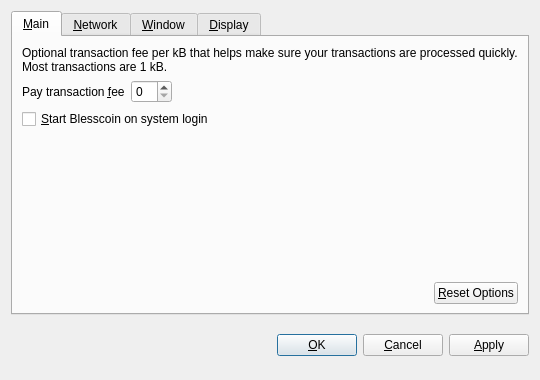
<?xml version="1.0" encoding="UTF-8"?>
<ui version="4.0">
 <class>OptionsDialog</class>
 <widget class="QDialog" name="OptionsDialog">
  <property name="geometry">
   <rect>
    <x>0</x>
    <y>0</y>
    <width>540</width>
    <height>380</height>
   </rect>
  </property>
  <property name="windowTitle">
   <string>Options</string>
  </property>
  <property name="modal">
   <bool>true</bool>
  </property>
  <layout class="QVBoxLayout" name="verticalLayout">
   <item>
    <widget class="QTabWidget" name="tabWidget">
     <property name="tabPosition">
      <enum>QTabWidget::North</enum>
     </property>
     <property name="currentIndex">
      <number>0</number>
     </property>
     <widget class="QWidget" name="tabMain">
      <attribute name="title">
       <string>&amp;Main</string>
      </attribute>
      <layout class="QVBoxLayout" name="verticalLayout_Main">
       <item>
        <widget class="QLabel" name="transactionFeeInfoLabel">
         <property name="text">
          <string>Optional transaction fee per kB that helps make sure your transactions are processed quickly. Most transactions are 1 kB.</string>
         </property>
         <property name="textFormat">
          <enum>Qt::PlainText</enum>
         </property>
         <property name="wordWrap">
          <bool>true</bool>
         </property>
        </widget>
       </item>
       <item>
        <layout class="QHBoxLayout" name="horizontalLayout_1_Main">
         <item>
          <widget class="QLabel" name="transactionFeeLabel">
           <property name="text">
            <string>Pay transaction &amp;fee</string>
           </property>
           <property name="textFormat">
            <enum>Qt::PlainText</enum>
           </property>
           <property name="buddy">
            <cstring>transactionFee</cstring>
           </property>
          </widget>
         </item>
         <item>
          <widget class="BitcoinAmountField" name="transactionFee"/>
         </item>
         <item>
          <spacer name="horizontalSpacer_1_Main">
           <property name="orientation">
            <enum>Qt::Horizontal</enum>
           </property>
           <property name="sizeHint" stdset="0">
            <size>
             <width>40</width>
             <height>20</height>
            </size>
           </property>
          </spacer>
         </item>
        </layout>
       </item>
       <item>
        <widget class="QCheckBox" name="bitcoinAtStartup">
         <property name="toolTip">
          <string>Automatically start Blesscoin after logging in to the system.</string>
         </property>
         <property name="text">
          <string>&amp;Start Blesscoin on system login</string>
         </property>
        </widget>
       </item>
       <item>
        <spacer name="verticalSpacer_Main">
         <property name="orientation">
          <enum>Qt::Vertical</enum>
         </property>
         <property name="sizeHint" stdset="0">
          <size>
           <width>20</width>
           <height>40</height>
          </size>
         </property>
        </spacer>
       </item>
       <item>
        <layout class="QHBoxLayout" name="horizontalLayout_2_Main">
         <item>
          <spacer name="horizontalSpacer_2_Main">
           <property name="orientation">
            <enum>Qt::Horizontal</enum>
           </property>
           <property name="sizeHint" stdset="0">
            <size>
             <width>40</width>
             <height>20</height>
            </size>
           </property>
          </spacer>
         </item>
         <item>
          <widget class="QPushButton" name="resetButton">
           <property name="toolTip">
            <string>Reset all client options to default.</string>
           </property>
           <property name="text">
            <string>&amp;Reset Options</string>
           </property>
           <property name="autoDefault">
            <bool>false</bool>
           </property>
          </widget>
         </item>
        </layout>
       </item>
      </layout>
     </widget>
     <widget class="QWidget" name="tabNetwork">
      <attribute name="title">
       <string>&amp;Network</string>
      </attribute>
      <layout class="QVBoxLayout" name="verticalLayout_Network">
       <item>
        <widget class="QCheckBox" name="mapPortUpnp">
         <property name="toolTip">
          <string>Automatically open the Blesscoin client port on the router. This only works when your router supports UPnP and it is enabled.</string>
         </property>
         <property name="text">
          <string>Map port using &amp;UPnP</string>
         </property>
        </widget>
       </item>
       <item>
        <widget class="QCheckBox" name="connectSocks">
         <property name="toolTip">
          <string>Connect to the Blesscoin network through a SOCKS proxy (e.g. when connecting through Tor).</string>
         </property>
         <property name="text">
          <string>&amp;Connect through SOCKS proxy:</string>
         </property>
        </widget>
       </item>
       <item>
        <layout class="QHBoxLayout" name="horizontalLayout_Network">
         <item>
          <widget class="QLabel" name="proxyIpLabel">
           <property name="text">
            <string>Proxy &amp;IP:</string>
           </property>
           <property name="textFormat">
            <enum>Qt::PlainText</enum>
           </property>
           <property name="buddy">
            <cstring>proxyIp</cstring>
           </property>
          </widget>
         </item>
         <item>
          <widget class="QValidatedLineEdit" name="proxyIp">
           <property name="maximumSize">
            <size>
             <width>140</width>
             <height>16777215</height>
            </size>
           </property>
           <property name="toolTip">
            <string>IP address of the proxy (e.g. 127.0.0.1)</string>
           </property>
          </widget>
         </item>
         <item>
          <widget class="QLabel" name="proxyPortLabel">
           <property name="text">
            <string>&amp;Port:</string>
           </property>
           <property name="textFormat">
            <enum>Qt::PlainText</enum>
           </property>
           <property name="buddy">
            <cstring>proxyPort</cstring>
           </property>
          </widget>
         </item>
         <item>
          <widget class="QLineEdit" name="proxyPort">
           <property name="maximumSize">
            <size>
             <width>55</width>
             <height>16777215</height>
            </size>
           </property>
           <property name="toolTip">
            <string>Port of the proxy (e.g. 9050)</string>
           </property>
          </widget>
         </item>
         <item>
          <widget class="QLabel" name="socksVersionLabel">
           <property name="text">
            <string>SOCKS &amp;Version:</string>
           </property>
           <property name="textFormat">
            <enum>Qt::PlainText</enum>
           </property>
           <property name="buddy">
            <cstring>socksVersion</cstring>
           </property>
          </widget>
         </item>
         <item>
          <widget class="QValueComboBox" name="socksVersion">
           <property name="toolTip">
            <string>SOCKS version of the proxy (e.g. 5)</string>
           </property>
          </widget>
         </item>
         <item>
          <spacer name="horizontalSpacer_Network">
           <property name="orientation">
            <enum>Qt::Horizontal</enum>
           </property>
           <property name="sizeHint" stdset="0">
            <size>
             <width>40</width>
             <height>20</height>
            </size>
           </property>
          </spacer>
         </item>
        </layout>
       </item>
       <item>
        <spacer name="verticalSpacer_Network">
         <property name="orientation">
          <enum>Qt::Vertical</enum>
         </property>
         <property name="sizeHint" stdset="0">
          <size>
           <width>20</width>
           <height>40</height>
          </size>
         </property>
        </spacer>
       </item>
      </layout>
     </widget>
     <widget class="QWidget" name="tabWindow">
      <attribute name="title">
       <string>&amp;Window</string>
      </attribute>
      <layout class="QVBoxLayout" name="verticalLayout_Window">
       <item>
        <widget class="QCheckBox" name="minimizeToTray">
         <property name="toolTip">
          <string>Show only a tray icon after minimizing the window.</string>
         </property>
         <property name="text">
          <string>&amp;Minimize to the tray instead of the taskbar</string>
         </property>
        </widget>
       </item>
       <item>
        <widget class="QCheckBox" name="minimizeOnClose">
         <property name="toolTip">
          <string>Minimize instead of exit the application when the window is closed. When this option is enabled, the application will be closed only after selecting Quit in the menu.</string>
         </property>
         <property name="text">
          <string>M&amp;inimize on close</string>
         </property>
        </widget>
       </item>
       <item>
        <spacer name="verticalSpacer_Window">
         <property name="orientation">
          <enum>Qt::Vertical</enum>
         </property>
         <property name="sizeHint" stdset="0">
          <size>
           <width>20</width>
           <height>40</height>
          </size>
         </property>
        </spacer>
       </item>
      </layout>
     </widget>
     <widget class="QWidget" name="tabDisplay">
      <attribute name="title">
       <string>&amp;Display</string>
      </attribute>
      <layout class="QVBoxLayout" name="verticalLayout_Display">
       <item>
        <layout class="QHBoxLayout" name="horizontalLayout_1_Display">
         <item>
          <widget class="QLabel" name="langLabel">
           <property name="text">
            <string>User Interface &amp;language:</string>
           </property>
           <property name="textFormat">
            <enum>Qt::PlainText</enum>
           </property>
           <property name="buddy">
            <cstring>lang</cstring>
           </property>
          </widget>
         </item>
         <item>
          <widget class="QValueComboBox" name="lang">
           <property name="toolTip">
            <string>The user interface language can be set here. This setting will take effect after restarting Blesscoin.</string>
           </property>
          </widget>
         </item>
        </layout>
       </item>
       <item>
        <layout class="QHBoxLayout" name="horizontalLayout_2_Display">
         <item>
          <widget class="QLabel" name="unitLabel">
           <property name="text">
            <string>&amp;Unit to show amounts in:</string>
           </property>
           <property name="textFormat">
            <enum>Qt::PlainText</enum>
           </property>
           <property name="buddy">
            <cstring>unit</cstring>
           </property>
          </widget>
         </item>
         <item>
          <widget class="QValueComboBox" name="unit">
           <property name="toolTip">
            <string>Choose the default subdivision unit to show in the interface and when sending coins.</string>
           </property>
          </widget>
         </item>
        </layout>
       </item>
       <item>
        <widget class="QCheckBox" name="displayAddresses">
         <property name="toolTip">
          <string>Whether to show Blesscoin addresses in the transaction list or not.</string>
         </property>
         <property name="text">
          <string>&amp;Display addresses in transaction list</string>
         </property>
        </widget>
       </item>
       <item>
        <widget class="QCheckBox" name="coinControlFeatures">
         <property name="toolTip">
          <string>Whether to show coin control features or not.</string>
         </property>
         <property name="text">
          <string>Display coin &amp;control features (experts only!)</string>
         </property>
        </widget>
       </item>
       <item>
        <spacer name="verticalSpacer_Display">
         <property name="orientation">
          <enum>Qt::Vertical</enum>
         </property>
         <property name="sizeHint" stdset="0">
          <size>
           <width>20</width>
           <height>40</height>
          </size>
         </property>
        </spacer>
       </item>
      </layout>
     </widget>
    </widget>
   </item>
   <item>
    <layout class="QHBoxLayout" name="horizontalLayout_Buttons">
     <item>
      <spacer name="horizontalSpacer_1">
       <property name="orientation">
        <enum>Qt::Horizontal</enum>
       </property>
       <property name="sizeHint" stdset="0">
        <size>
         <width>40</width>
         <height>48</height>
        </size>
       </property>
      </spacer>
     </item>
     <item>
      <widget class="QLabel" name="statusLabel">
       <property name="font">
        <font>
         <weight>75</weight>
         <bold>true</bold>
        </font>
       </property>
       <property name="text">
        <string/>
       </property>
       <property name="textFormat">
        <enum>Qt::PlainText</enum>
       </property>
       <property name="wordWrap">
        <bool>true</bool>
       </property>
      </widget>
     </item>
     <item>
      <spacer name="horizontalSpacer_2">
       <property name="orientation">
        <enum>Qt::Horizontal</enum>
       </property>
       <property name="sizeHint" stdset="0">
        <size>
         <width>40</width>
         <height>48</height>
        </size>
       </property>
      </spacer>
     </item>
     <item>
      <widget class="QPushButton" name="okButton">
       <property name="text">
        <string>&amp;OK</string>
       </property>
      </widget>
     </item>
     <item>
      <widget class="QPushButton" name="cancelButton">
       <property name="text">
        <string>&amp;Cancel</string>
       </property>
       <property name="autoDefault">
        <bool>false</bool>
       </property>
      </widget>
     </item>
     <item>
      <widget class="QPushButton" name="applyButton">
       <property name="text">
        <string>&amp;Apply</string>
       </property>
       <property name="autoDefault">
        <bool>false</bool>
       </property>
      </widget>
     </item>
    </layout>
   </item>
  </layout>
 </widget>
 <customwidgets>
  <customwidget>
   <class>BitcoinAmountField</class>
   <extends>QSpinBox</extends>
   <header>bitcoinamountfield.h</header>
  </customwidget>
  <customwidget>
   <class>QValueComboBox</class>
   <extends>QComboBox</extends>
   <header>qvaluecombobox.h</header>
  </customwidget>
  <customwidget>
   <class>QValidatedLineEdit</class>
   <extends>QLineEdit</extends>
   <header>qvalidatedlineedit.h</header>
  </customwidget>
 </customwidgets>
 <resources/>
 <connections/>
</ui>
